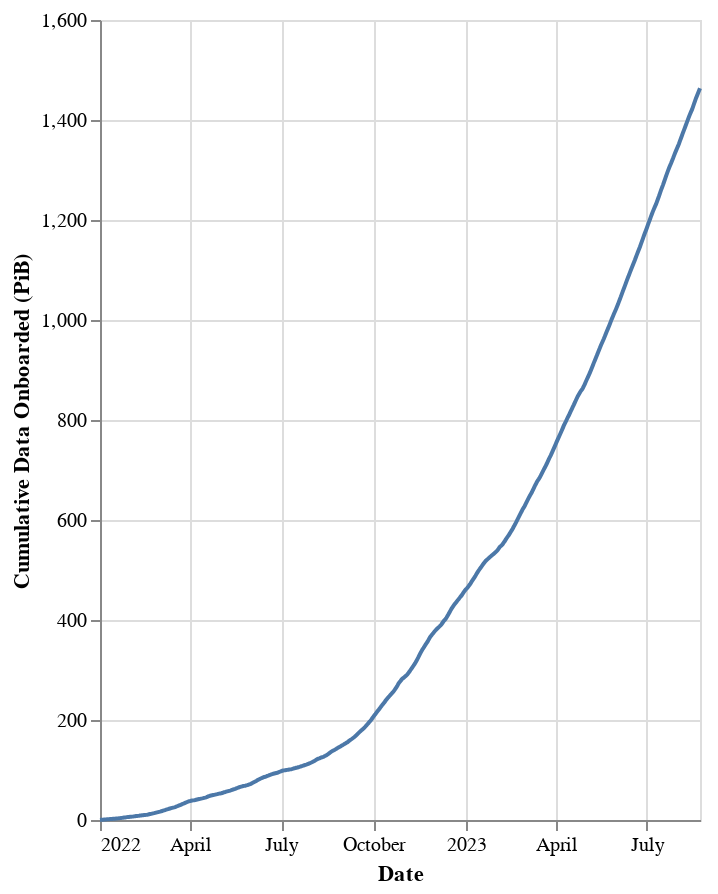

The notebook cell saved with this chart:
### Code cell
# | output: true

display(Markdown(f"### Cumulative Data Onboarded"))

df["cumulative_data"] = df["onboarded_tibs"].cumsum()

alt.Chart(df).mark_line().encode(
    x=alt.X("date:T", title="Date"),
    y=alt.Y("cumulative_data:Q", title="Cumulative Data Onboarded (PiB)"),
    # color=alt.value("#55595c"),
    tooltip=[
        alt.Tooltip("date:T", title="Date"),
        alt.Tooltip("cumulative_data:Q", title="Cumulative Data Onboarded (PiB)"),
    ],
).properties(
    width="container",
    height=400,
)

### Figure 1 — Vega-Lite specification as saved in the notebook (floating-point values rounded to 4 significant figures; data arrays with more than 128 entries replaced by an {"elided": "..."} marker saying what was removed)
{"config": {"view": {"continuousWidth": 300, "continuousHeight": 300}}, "data": {"name": "data-43b35016cd553ef51609747513d62291"}, "mark": {"type": "line"}, "encoding": {"tooltip": [{"field": "date", "title": "Date", "type": "temporal"}, {"field": "cumulative_data", "title": "Cumulative Data Onboarded (PiB)", "type": "quantitative"}], "x": {"field": "date", "title": "Date", "type": "temporal"}, "y": {"field": "cumulative_data", "title": "Cumulative Data Onboarded (PiB)", "type": "quantitative"}}, "height": 400, "width": "container", "$schema": "https://vega.github.io/schema/vega-lite/v5.8.0.json", "datasets": {"data-43b35016cd553ef51609747513d62291": {"elided": "600 records"}}}
